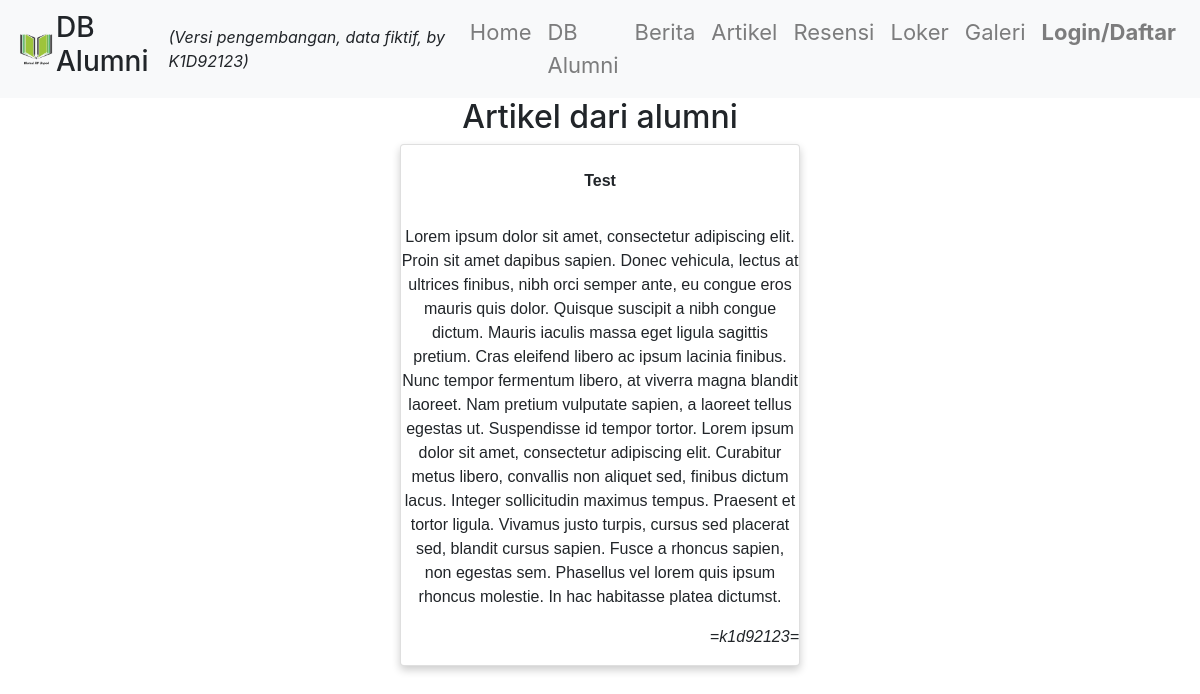
/list_artikel/detail_artikel/1/, run on the app's committed database.
### alumni/models.py (models this page shows, shortened)
class Artikel(models.Model):
    user = models.CharField(max_length =150)
    judul = models.CharField(max_length =150)
    artikel = models.TextField()

### alumni/views.py (the view)
# urls.py: path('list_artikel/detail_artikel/<int:id>/', views.detail_artikel, name='detail_artikel'),
def detail_artikel(request, id):
    detail_artikel = Artikel.objects.get(id=id)
    context = {'detail_artikel' : detail_artikel}
    return render(request,'detail_artikel.html', context)

### alumni/templates/detail_artikel.html (shortened to what this page needs)
{% extends 'base.html' %}
{% block content %}
<link rel="stylesheet" href="https://cdnjs.cloudflare.com/ajax/libs/font-awesome/4.7.0/css/font-awesome.min.css">
<h2 style="text-align:center">Artikel dari alumni</h2>
<div class="card">
  <br> <p><b> {{ detail_artikel.judul }}</b></p>
  <p>{{ detail_artikel.artikel }}</p>
  <p style="text-align: right;">=<i>{{ detail_artikel.user }}=</i></p>
{% endblock %}

### alumni/templates/detail_artikel.html (style rules this page uses)
.card { box-shadow: 0 4px 8px 0 rgba(0, 0, 0, 0.2); max-width: 400px; margin: auto; text-align: center; font-family: arial; }

### data on the page
Artikel: judul "Test", artikel "Lorem ipsum dolor sit amet, consectetur adipiscing elit. Proin sit amet dapibus sapien. Donec vehicula, lectus at ultrices finibus, nibh orci semper ante, eu congue eros mauris quis dolor. Quisque suscipit a nibh congue dictum. Mauris iaculis massa eget ligula sagittis pretium. Cras eleifend libero ac ipsum lacinia finibus. Nunc tempor fermentum libero, at viverra magna blandit laoreet. Nam pretium vulputate sapien, a laoreet tellus egestas ut. Suspendisse id tempor tortor. Lorem ipsum dolor sit amet, consectetur adipiscing elit. Curabitur metus libero, convallis non aliquet sed, finibus dictum lacus. Integer sollicitudin maximus tempus. Praesent et tortor ligula. Vivamus justo turpis,…", user "k1d92123"
